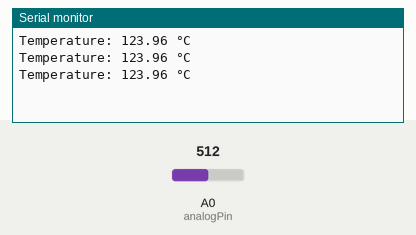
A sketch run on a simulated Arduino Uno, built with avr-gcc and run on an emulated ATmega328P. On the bench: the last lines printed to the serial monitor. Inputs (shaded band) come from the test bench; at power-on: A0 (analogPin) = 512.

Above: at 1.3 s.
1.4 s: A0 (analogPin) set to 583
At 1.9 s:
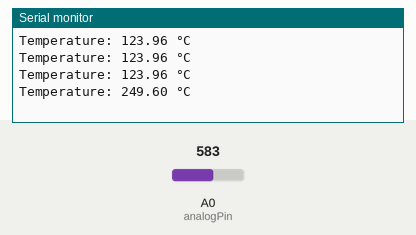
2.9 s: A0 (analogPin) set to 607
At 3.4 s:
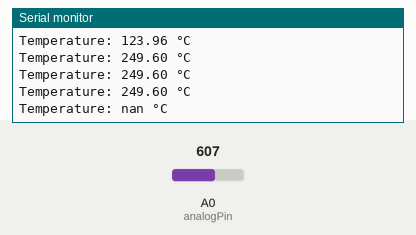

The sketch:

arduino_thermistor.ino
```cpp
//reading temp. using thermistor and Arduino in real time.
#define analogPin A0 //the thermistor attach to
#define beta 3950 //the beta of the thermistor

void setup() {
  Serial.begin(9600);
}

void loop() {
  long a = analogRead(analogPin);
  //the calculating formula of temperature
  double resistance = 10.0 * (4096.0 / a - 1.0);
  double tempC = beta / (log((resistance * 10 / a - 1.0) / 10) + beta / 298.0) - 273.0;

  Serial.print("Temperature: ");
  Serial.print(tempC);
  Serial.print(" °");
  Serial.println("C");

  delay(500);
}
```

Measured:
- the behaviour switches between 591 and 592 on A0 (analogPin) (found by bisection; images 1 and 2)
- after the input at 1.4 s, the serial monitor: prints a new line after 0.10 s (image 1)
- after the input at 2.9 s, the serial monitor: prints a new line after 0.11 s (image 2)
